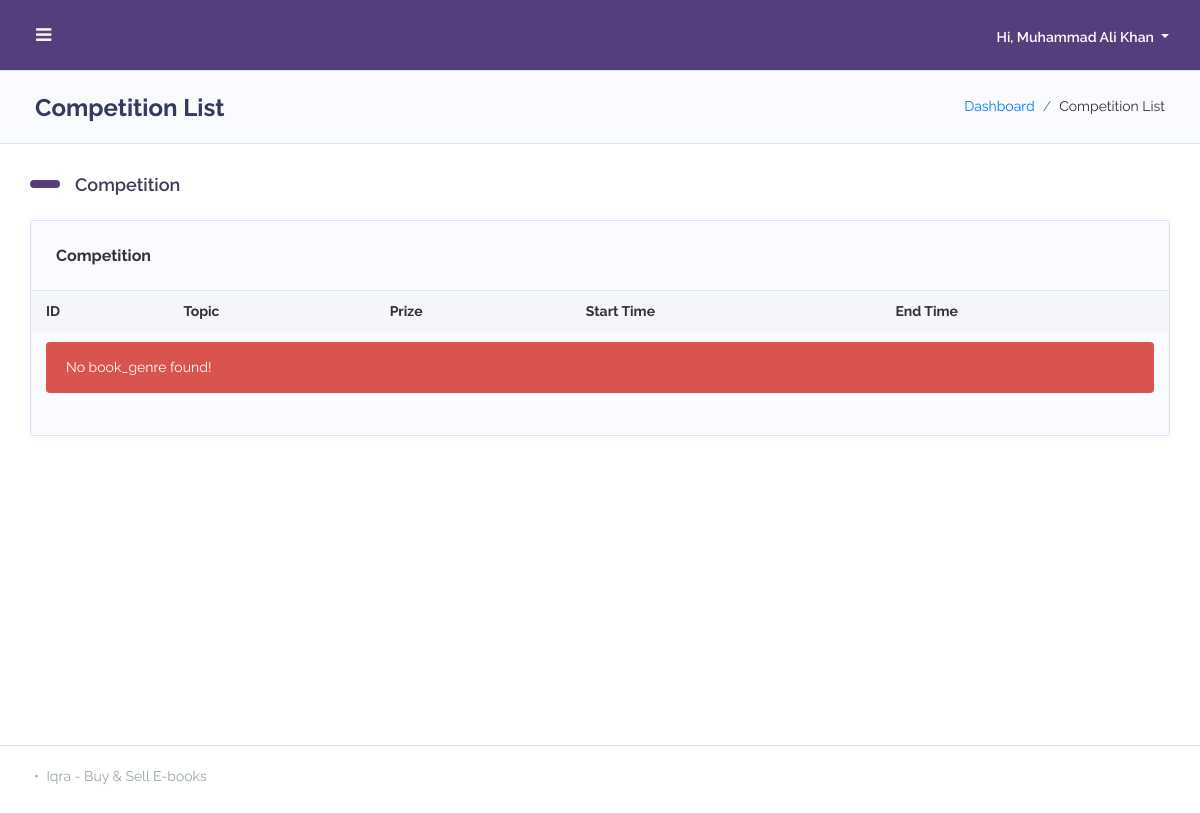
The page /list-competition.php (signed in) on the database as committed earlier.
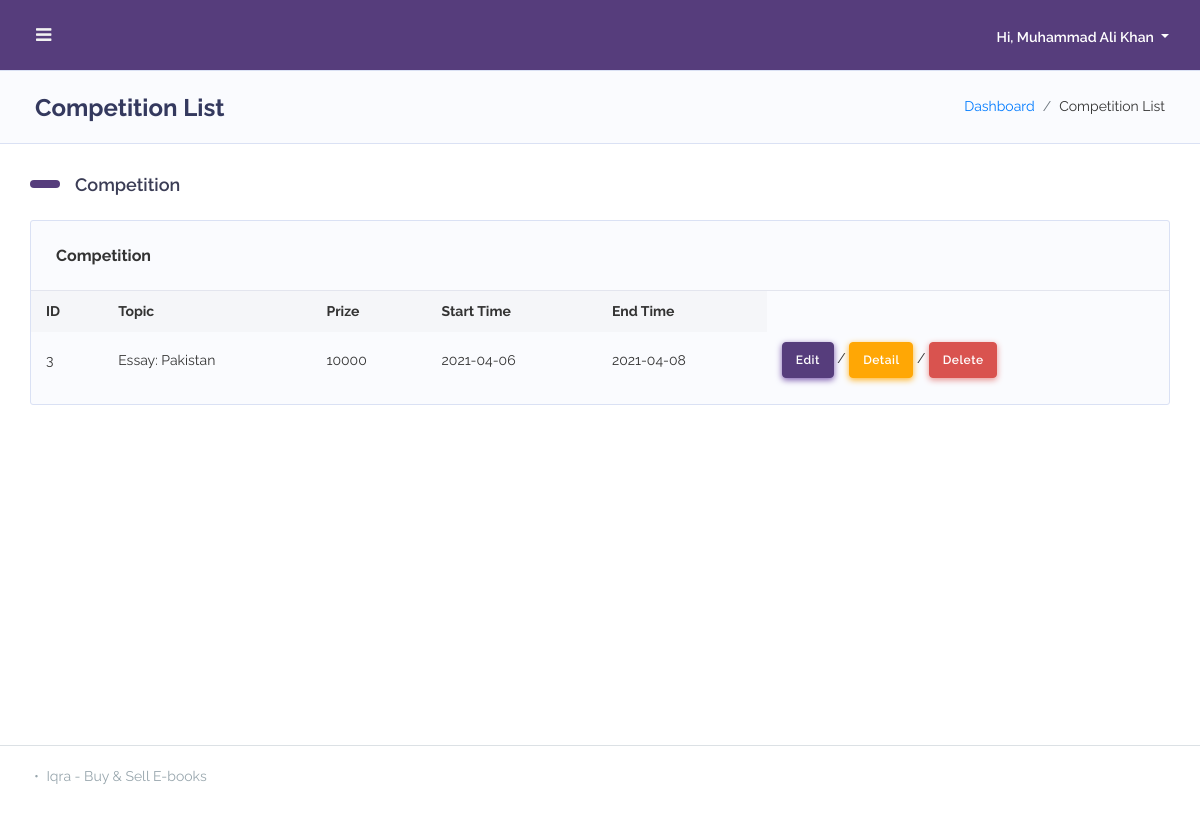
The same page on the database as committed later.
### tables this page shows
CREATE TABLE `competition` (
  `id` int(11) NOT NULL,
  `topic` varchar(512) NOT NULL,
  `prize` double NOT NULL,
  `start_time` varchar(32) NOT NULL,
  `end_time` varchar(32) NOT NULL,
  `winner` varchar(255) NOT NULL,
  `research` varchar(1024) NOT NULL
);

### admin-header.php (called while the page is built, shortened)
<?php
$db = new database();
$id = $_SESSION["user_id"];
$user = $db->get_entity('user', $id);
?>

### inc/database.inc.php (called while the page is built, shortened)
<?php
    include("./inc/utility.inc.php");
    class database
    {
        private $host = "localhost";
        private $user = "root";
        private $pswd = "";
        private $db = "ebookdb";
        private $link = null;
        function __construct()
        {
            $this->link = mysqli_connect($this->host, $this->user, $this->pswd, $this->db);
        }
        function query($q){
            $res = mysqli_query($this->link, $q);
            if ($res) {
                $out = "Query Executed Sucessfully ✅ query: $q";
            } else {
                $out = "Query Error ❌: " . mysqli_errno($this->get_link()) . " on query: $q";
                echo Utility::console_error($out);
            }
            return $res;
        }
        public function get_entity($table_name, $id){
            $q = "SELECT * FROM `$table_name` WHERE ID = " . $id;
            $res = $this->query($q);
            return $res->fetch_assoc();
        }
        public function get_entities($table_name){
            $q = "SELECT * FROM `$table_name`";
            $res = $this->query($q);
            return $res;
        }
    }
?>

### inc/utility.inc.php (called while the page is built, shortened)
<?php
class Utility
{
    static function log($msg)
    {
        $time = date('m/d/y h:iA', time());
        $page = basename($_SERVER['PHP_SELF']);
        $user = isset($_SESSION["user_id"]) ? $_SESSION["user_id"] : "guest";
        $contents = file_get_contents('log.txt');
        $contents .=  "User: $user\t$time\t$page\t$msg\r";
    }
}

### list-competition.php (the view, shortened to what the changed rows need)
<?php
include './inc/database.inc.php';
?>
<!DOCTYPE html>
<html lang="en">
<head>
    <?php include "./admin-head.php"; ?>
</head>
<body class="layout-4">
    <div id="app">
        <div class="main-wrapper main-wrapper-1">
            <?php include "./admin-header.php"; ?>
            <div class="main-content">
                <section class="section">
                    <div class="section-header">
                        <h1>Competition List</h1>
                    </div>
                    <div class="section-body">
                        <h2 class="section-title">Competition</h2>
                        <div class="row">
                            <div class="col-12 col-md-12 col-lg-12">
                                <div class="card">
                                    <div class="card-body p-0">
                                        <div class="table-responsive">
                                            <table class="table table-striped table-md v_center">
                                                <tr>
                                                    <th>ID</th>
                                                    <th>Topic</th>
                                                    <th>Prize</th>
                                                    <th>Start Time</th>
                                                    <th>End Time</th>
                                                </tr>
                                                <?php
                                                $res = $db->get_entities('competition');
                                                while ($row = mysqli_fetch_array($res)) {
                                                ?>
                                                    <tr>
                                                        <td><?= $row["id"] ?></td>
                                                        <td>
                                                           <?= $row["topic"] ?>
                                                        </td>
                                                        <td>
                                                            <?= $row["prize"] ?>
                                                        </td>
                                                        <td>
                                                            <?= $row["start_time"] ?>
                                                        </td>
                                                        <td>
                                                            <?= $row["end_time"] ?>
                                                        </td>
                                                        <td>
                                                        <a href="details-competition.php?id=<?= $row["id"] ?>" class="btn btn-primary">Edit</a> /
                                                        <a href="details-competition.php?id=<?= $row["id"] ?>" class="btn btn-secondary">Detail</a> / <a href="delete-confirm-competition.php?id=<?= $row["id"] ?>" class="btn btn-danger">Delete</a></td>
                                                    </tr>
                                                    <?php } if($res->num_rows == 0){
                                                    echo "<tr><td colspan='7'><div class='alert alert-danger'>No book_genre found!</div></td></tr>";
                                                }?>
                                            </table>
                                        </div>
                                    </div>
                                </div>
                            </div>
                        </div>
                    </div>
                </section>
            </div>
        </div>
    </div>
</body>
</html>

Rows that differ between the two databases and show on the page:
added competition: id "3", topic "Essay: Pakistan", prize "10000", start_time "2021-04-06", end_time "2021-04-08"
Other text that changed with them:
text no longer shown: "No book_genre found!"
